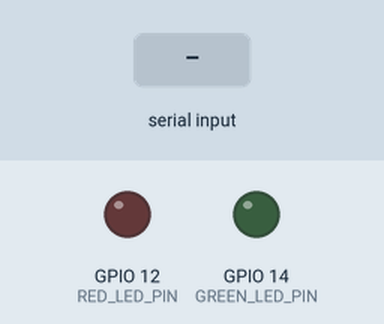
Simulated run of this sketch. Board: ESP8266 (NodeMCU). Shown: output pins drawn as LEDs (lit = HIGH). Inputs (shaded band) come from the test bench.

Above: at 1.2 s.
1.3 s: "fresh" received over Serial
At 2.7 s:
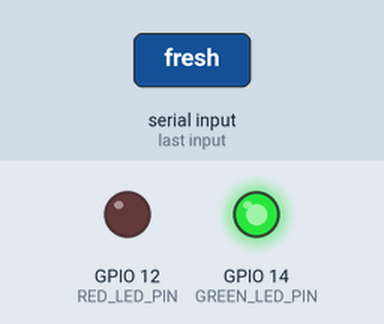
Timing chart, 0 to 8.8 s (numbered marks = the images above; inputs shaded):
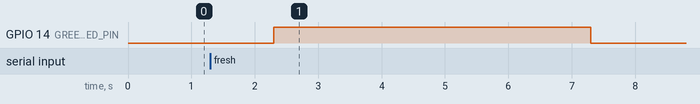

The sketch:

LedLightBlink.ino
```cpp
// Include required libraries
#include <ESP8266WiFi.h>

// Define pins for the red and green LEDs
const int RED_LED_PIN = 12;
const int GREEN_LED_PIN = 14;

void setup() {
  // Initialize serial communication
  Serial.begin(9600);

  // Initialize the red and green LEDs as output pins
  pinMode(RED_LED_PIN, OUTPUT);
  pinMode(GREEN_LED_PIN, OUTPUT);
}

void loop() {
  // Wait for user input from the serial monitor
  while (Serial.available() == 0) {
    // Do nothing
  }

  // Read the user input from the serial monitor
  String input = Serial.readString();

  // Determine whether the input is fresh or rotten
  if (input.indexOf("fresh") != -1) {
    // Input is fresh, blink the green LED
    digitalWrite(GREEN_LED_PIN, HIGH);
    delay(5000);
    digitalWrite(GREEN_LED_PIN, LOW);
  } else if (input.indexOf("rotten") != -1) {
    // Input is rotten, blink the red LED
    digitalWrite(RED_LED_PIN, HIGH);
    delay(5000);
    digitalWrite(RED_LED_PIN, LOW);
  } else {
    // Input is not recognized, do nothing
  }
}
```

Measured:
- after the input at 1.3 s, GPIO 14 (GREEN_LED_PIN): LOW → HIGH after 1.0 s, → LOW 5.0 s later
